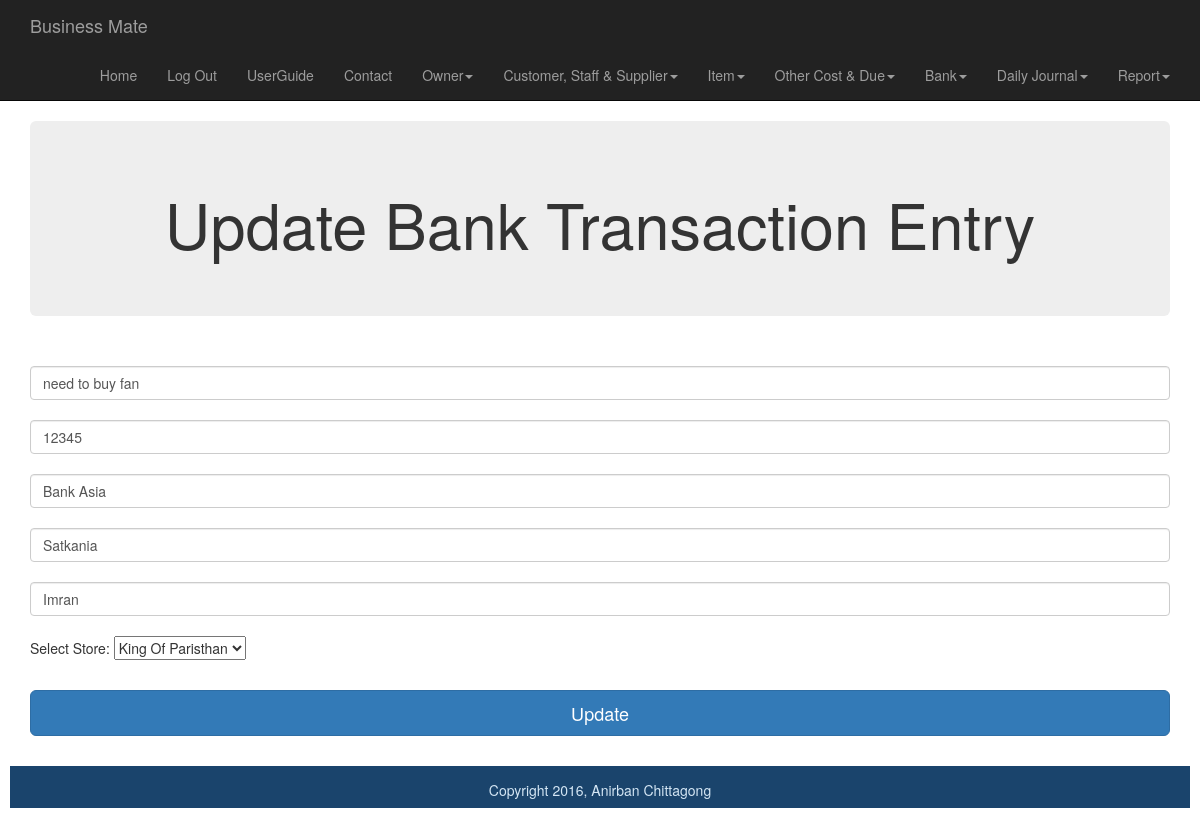
The app's page /smart_shop/bank_history_section/bankentryupdate.php?id=1 (signed in) with its own data.
### tables this page shows
CREATE TABLE IF NOT EXISTS `bank_history` (
  `id` int(11) NOT NULL AUTO_INCREMENT,
  `store_id` int(11) NOT NULL,
  `bank_name` varchar(200) NOT NULL,
  `branch_name` varchar(200) NOT NULL,
  `date` date NOT NULL,
  `description` varchar(200) NOT NULL,
  `bank_transaction_id` varchar(200) NOT NULL,
  `transaction_made_by` varchar(200) NOT NULL,
  `userId` int(11) NOT NULL,
  PRIMARY KEY (`id`),
  KEY `store_id` (`store_id`),
  KEY `userId` (`userId`)
);

CREATE TABLE IF NOT EXISTS `store` (
  `id` int(11) NOT NULL AUTO_INCREMENT,
  `name` varchar(200) NOT NULL,
  `address` varchar(200) NOT NULL,
  `contact_number` varchar(100) NOT NULL,
  `userId` int(11) NOT NULL,
  PRIMARY KEY (`id`)
);

### smart_shop/dbGeneralFunctions.php (called while the page is built, shortened)
<?php
	function get_bankEntry_by_id($bank_id) {
		$connection =mysql_connect(DB_SERVER,DB_USER,DB_PASS);
		 $db_select=mysql_select_db(DB_NAME,$connection);
		 $user_id=$_SESSION['userId'];
		$query = "SELECT *
				FROM bank_history WHERE userId = {$user_id} AND id = {$bank_id} ";
		$result_set = mysql_query($query, $connection);
		return $result_set;
	}
	function get_store_by_id($id) {
		$connection =mysql_connect(DB_SERVER,DB_USER,DB_PASS);
		 $db_select=mysql_select_db(DB_NAME,$connection);
		 $user_id=$_SESSION['userId'];
		$query = "SELECT *
				FROM store WHERE userId = {$user_id} AND id = {$id}";
		$supplier_set = mysql_query($query, $connection);
		return $supplier_set;
	}
?>

### smart_shop/bank_history_section/bankentryupdate.php (the view, shortened to what this page needs)
<?php include("..\dbGeneralFunctions.php"); ?>
<?php include("../includes/header.php"); ?>
	<div class="container">
		<div class="jumbotron">
		<h1>Update Bank Transaction Entry</h1>
		<?php
		$bank_entry_id=$_GET["id"];
		$entry_set=get_bankEntry_by_id($bank_entry_id);
				$entry= mysql_fetch_array($entry_set);
		?>
		</div>
	</div>
	 <div class="container">
		 <form class="form-signin" method="post" action="bankentryupdate.php">
        <input name="reason" class="form-control" placeholder="Transaction Reason" required="" autofocus="" value="<?php echo $entry["description"]?>">
        <input name="transaction" class="form-control" placeholder="Bank Transaction No" required="" value="<?php echo $entry["bank_transaction_id"]?>">
		<input name="name" class="form-control" placeholder="Bank Name" required="" value="<?php echo $entry["bank_name"]?>">
	   <input name="address" class="form-control" placeholder="Address" required="" value="<?php echo $entry["branch_name"]?>">
	    <input name="madeBy" class="form-control" placeholder="Transaction Made By" required="" value="<?php echo $entry["transaction_made_by"]?>">
		<p>Select Store:
		<?php
		$store_set=get_store_by_id($entry["store_id"]);
				$store= mysql_fetch_array($store_set);?>
		<select name="storeId">
		<option value="<?php echo $entry["store_id"]?>"><?php echo $store["name"]?></option>
		</select>
		</p></br>
        <button class="btn btn-lg btn-primary btn-block" type="submit" name="submit">Update</button>
      </form>
	</div>
<div id="footer">Copyright 2016, Anirban Chittagong</div>
	</body>
</html>

### smart_shop/css/styles.css (style rules this page uses)
.jumbotron { text-align:center; }
#footer { height: 3em; margin: 10px; padding: 1em; text-align: center; background: #1A446C; color: #D4E6F4; clear:both; }

### records on screen
bank_history: reason "need to buy fan", transaction "12345", name "Bank Asia", address "Satkania", madeBy "Imran"
store: storeId "King Of Paristhan"
